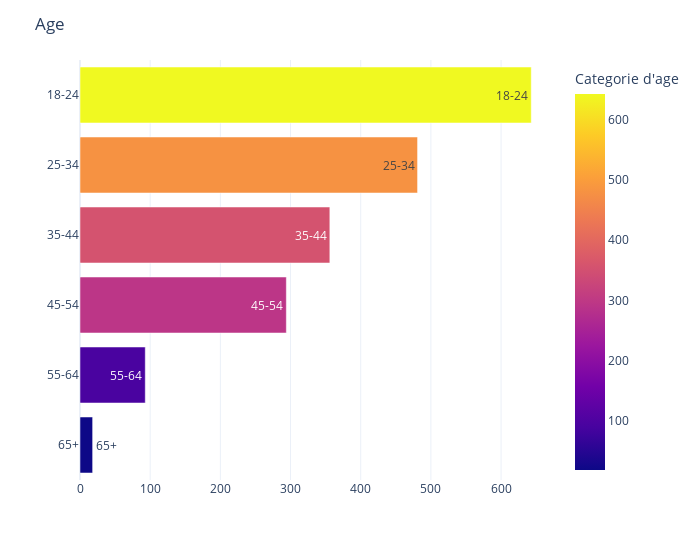

Notebook code for this chart:
### Code cell
Age = pd.DataFrame(df["Age"].value_counts())

Age.reset_index(inplace=True)

Age = Age.rename(columns = {'index':'Age', 'Age': "Categorie d'age"})


plot_hbar("Categorie d'age",'Age',Age)

### Figure 1 — Plotly figure (JSON) as saved in the notebook; plotly's stock layout.template omitted (floating-point values rounded to 4 significant figures)
{"data": [{"alignmentgroup": "True", "hovertemplate": "Categorie d'age=%{marker.color}<br>Age=%{text}<extra></extra>", "legendgroup": "", "marker": {"color": [643, 481, 356, 294, 93, 18], "coloraxis": "coloraxis"}, "name": "", "offsetgroup": "", "orientation": "h", "showlegend": false, "text": ["18-24", "25-34", "35-44", "45-54", "55-64", "65+"], "textposition": "auto", "type": "bar", "x": [643, 481, 356, 294, 93, 18], "xaxis": "x", "y": ["18-24", "25-34", "35-44", "45-54", "55-64", "65+"], "yaxis": "y"}], "layout": {"barmode": "relative", "coloraxis": {"colorbar": {"title": {"text": "Categorie d'age"}}, "colorscale": [[0, "#0d0887"], [0.1111, "#46039f"], [0.2222, "#7201a8"], [0.3333, "#9c179e"], [0.4444, "#bd3786"], [0.5556, "#d8576b"], [0.6667, "#ed7953"], [0.7778, "#fb9f3a"], [0.8889, "#fdca26"], [1, "#f0f921"]]}, "legend": {"tracegroupgap": 0}, "margin": {"t": 60}, "title": {"text": "Age"}, "uniformtext": {"minsize": 8, "mode": "hide"}, "width": 700, "xaxis": {"anchor": "y", "domain": [0, 1], "title": {"text": ""}}, "yaxis": {"anchor": "x", "categoryorder": "total ascending", "domain": [0, 1], "title": {"text": ""}}}}
